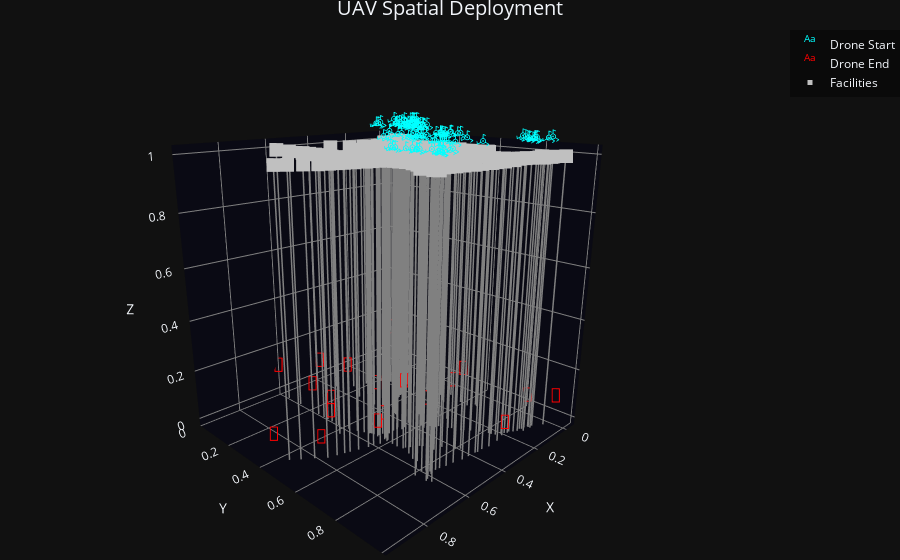

Write notebook code for a chart like this one.
### Code cell
# plot_UAV_FLPO(START_locs, END_locs, F_base, (4,3))
# plot_UAV_FLPO_3D(START_locs, END_locs, F_base)
